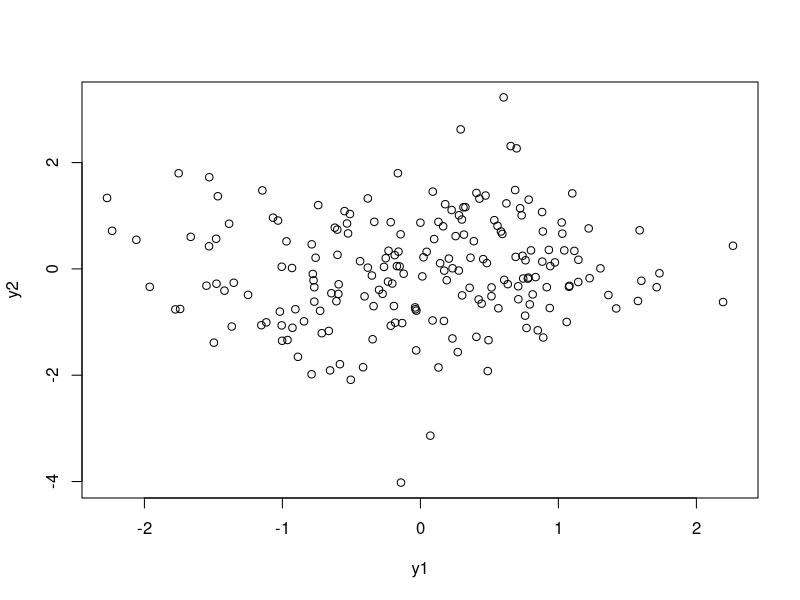
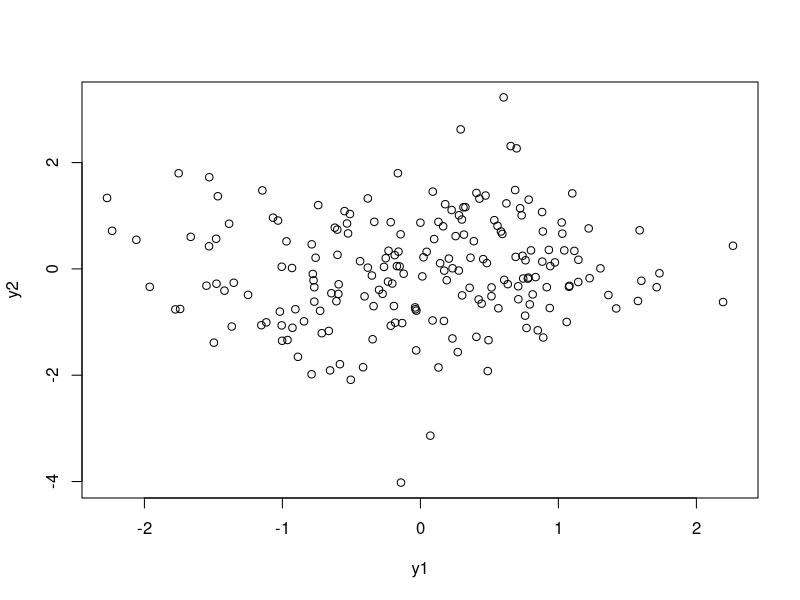
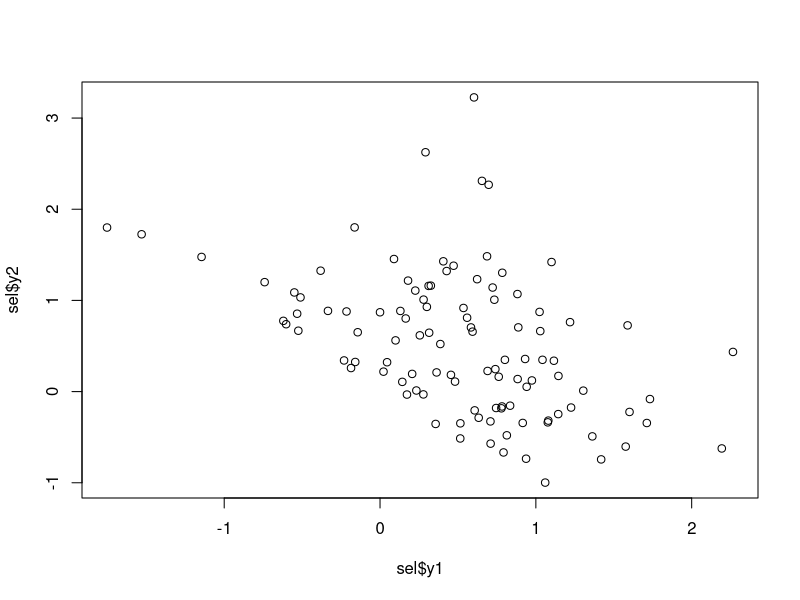

Source code (R) for these figures, in order:
# Selection bias

n=200 # sample size

# Variable 1: y1 ~ N (0, 1)
y1<-rnorm(n, 0, 1)

# Variable 2: y2 ~ N (0, 1)
y2<-rnorm(n, 0, 1)

plot(y1,y2)

s=y1+y2
data<-cbind(y1, y2, s)
data<-as.data.frame(data)

sel=subset(data, s > 0)

plot(y1,y2)
cor(data$y1, data$y2)
cor(sel$y1, sel$y2)

plot(sel$y1, sel$y2)